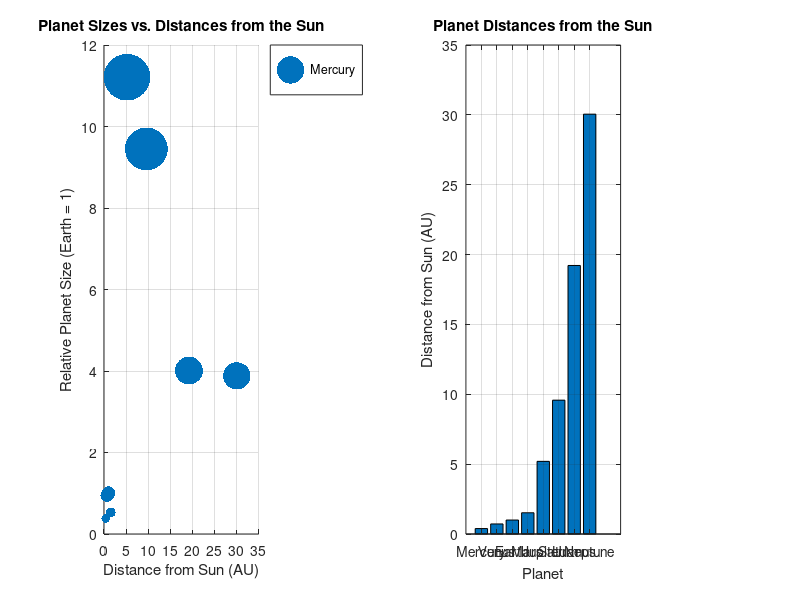

MATLAB code to generate this figure:
% average distances of planets from the sun in AU
p_distances = [0.39, 0.72, 1.00, 1.52, 5.20, 9.58, 19.22, 30.05];

% relative planet sizes if earth=1
p_sizes = [0.38, 0.95, 1.00, 0.53, 11.21, 9.45, 4.01, 3.88];

% planet names for labeling
p_names = {'Mercury', 'Venus', 'Earth', 'Mars', 'Jupiter', 'Saturn', 'Uranus', 'Neptune'};

figure;

% scatter plot of planet distances vs. sizes
subplot(1,2,1);
scatter(p_distances, p_sizes, 100*p_sizes, 'filled');
title('Planet Sizes vs. Distances from the Sun');
xlabel('Distance from Sun (AU)');
ylabel('Relative Planet Size (Earth = 1)');
grid on;

% add legend with planet names
legend(p_names, 'Location', 'bestoutside');

% bar chart of planet distances
subplot(1,2,2);
bar(p_distances);
title('Planet Distances from the Sun');
xlabel('Planet');
ylabel('Distance from Sun (AU)');
set(gca, 'XTickLabel', p_names);
xtickangle(45);
grid on;

% save the figure as image file
saveas(gcf, 'solar_system_visualization.png');
